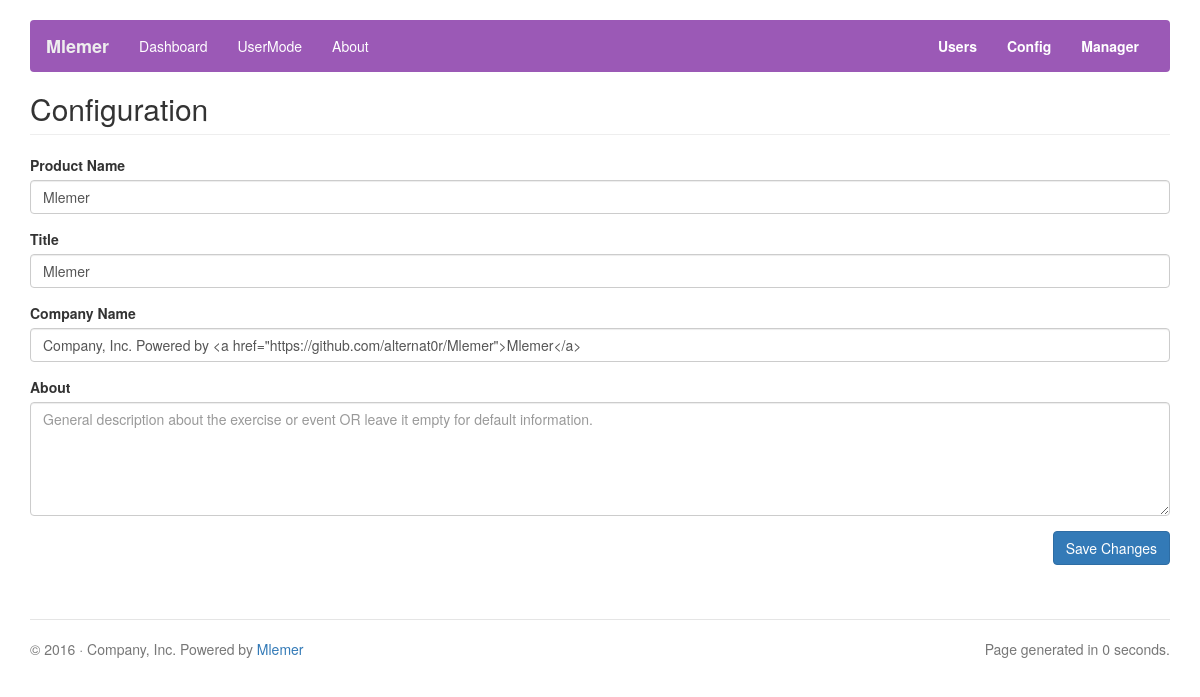
Screenshot of /admin/index.php?p=config with the database file from the repository.
### tables this page shows
CREATE TABLE IF NOT EXISTS `config` (
  `id` int(11) NOT NULL AUTO_INCREMENT,
  `timestamp` timestamp NOT NULL DEFAULT CURRENT_TIMESTAMP ON UPDATE CURRENT_TIMESTAMP,
  `pg_product` text NOT NULL,
  `pg_title` text NOT NULL,
  `pg_company` text NOT NULL,
  `pg_about` text NOT NULL,
  UNIQUE KEY `id` (`id`)
);

### inc/lib.php (called while the page is built, shortened)
<?php
	function GetCompanyName() {
		global $link;
		$sql = "SELECT * FROM config";
  		$result = mysqli_query( $link, $sql );
  		$row = mysqli_fetch_assoc( $result );
  		$pg_company = $row['pg_company'];
  		return $pg_company;
	}
	function GetProductName() {
		global $link;
		$sql = "SELECT * FROM config";
  		$result = mysqli_query( $link, $sql );
  		$row = mysqli_fetch_assoc( $result );
  		$pg_ret = $row['pg_product'];
  		return $pg_ret;
	}
	function GetTitle() {
		global $link;
		$sql = "SELECT * FROM config";
  		$result = mysqli_query( $link, $sql );
  		$row = mysqli_fetch_assoc( $result );
  		$pg_ret = $row['pg_title'];
  		return $pg_ret;
	}
?>

### admin/admin_config.php (the view, shortened to what this page needs)
<?php
    require_once "../inc/lib.php";
?>
	<h2 class="page-header">Configuration</h2>
	<form action="" method="post">
		<div class="form-group">
    		<label for="pg_productname">Product Name</label>
    		<input class="form-control" name="pg_productname" id="pg_productname" placeholder="Product Name" value="<?php echo htmlentities( GetProductName() ); ?>" required="true">
  		</div>
		<div class="form-group">
    		<label for="pg_title">Title</label>
    		<input class="form-control" name="pg_title" id="pg_title" placeholder="Page Title" value="<?php echo htmlentities( GetTitle() ); ?>" required="true">
  		</div>
  		<div class="form-group">
    		<label for="pg_company">Company Name</label>
    		<input class="form-control" name="pg_company" id="pg_company" placeholder="Company Name" value="<?php echo htmlentities( GetCompanyName() ); ?>" required="true">
  		</div>
		<div class="form-group">
			<label for="pg_about">About</label>
			<textarea id="pg_about" name="pg_about" class="form-control" rows="5" placeholder="General description about the exercise or event OR leave it empty for default information."><?php echo htmlentities( GetAbout() ); ?></textarea>
  		</div>
      <div class="text-right">
  		  <button type="submit" name="pgConfigSave" class="btn btn-primary">Save Changes</button>
      </div>
  	</form>

### admin/inc/nav.php (shortened to what this page needs)
<nav class="navbar navbar-custom">
  <div class="container-fluid">
    <div class="navbar-header">
      <a class="navbar-brand" href="?p=home"><strong><?php echo GetProductName(); ?></strong></a>
    </div>
    <div id="navbar" class="navbar-collapse collapse">
      <ul class="nav navbar-nav">
        <li><a href="?p=dash">Dashboard</a></li>
        <li><a href="?p=usermode">UserMode</a></li>
        <li><a href="?p=about">About</a></li>
      </ul>
      <ul class="nav navbar-nav navbar-right">
        <li><a href="?p=users"><strong>Users</strong></a></li>
        <li><a href="?p=config"><strong>Config</strong></a></li>
        <li><a href="?p=exercise"><strong>Manager</strong></a></li>
      </ul>
    </div>
  </div>
</nav>

### admin/inc/footer.php (shortened to what this page needs)
<br/>
<br/>
<footer class="footer">
<div class="row">
		<div class="col-md-6">
	   <p>&copy; <?php echo date("Y"); ?> &middot; <?php echo GetCompanyName(); ?></p>
    </div>
    <div class="col-md-6 text-right">
		<?php
    	echo('<div class="text-right">Page generated in '.round((explode(' ', microtime())[0] + explode(' ', microtime())[1]) - $start, 4).' seconds.</div>');
    ?>
	</div>
</div>
    </footer>

### admin/inc/header.php (style rules this page uses)
body { padding-top: 20px; padding-bottom: 20px; }
.navbar { margin-bottom: 20px; }
.footer { padding-top: 19px; color: #777; border-top: 1px solid #e5e5e5; }
.navbar-custom { background-color:#9b59b6; color:#8e44ad; border-radius:0; }
.navbar-custom .navbar-nav > li > a { color:#ffffff; }
.navbar-custom .navbar-brand { color:#eeeeee; }

### rows the page displays
config: pg_product "Mlemer", pg_productname "Mlemer", pg_title "Mlemer", pg_company "Company, Inc. Powered by <a href=\"https://github.com/alternat0r/Mlemer\">Mlemer</a>", pg_company "Company, Inc. Powered by Mlemer"
